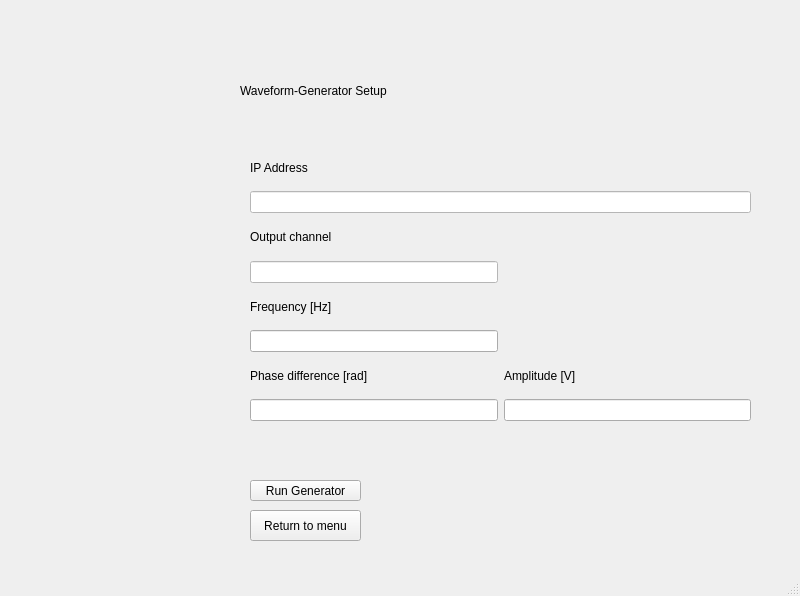
<?xml version="1.0" encoding="UTF-8"?>
<ui version="4.0">
 <class>MainWindow</class>
 <widget class="QMainWindow" name="MainWindow">
  <property name="geometry">
   <rect>
    <x>0</x>
    <y>0</y>
    <width>800</width>
    <height>596</height>
   </rect>
  </property>
  <property name="windowTitle">
   <string>MainWindow</string>
  </property>
  <widget class="QWidget" name="centralwidget">
   <widget class="QLabel" name="label">
    <property name="geometry">
     <rect>
      <x>240</x>
      <y>40</y>
      <width>421</width>
      <height>101</height>
     </rect>
    </property>
    <property name="styleSheet">
     <string notr="true">font: 24pt &quot;MS Shell Dlg 2&quot;;
color: rgb(0, 0, 0);</string>
    </property>
    <property name="text">
     <string>Waveform-Generator Setup</string>
    </property>
   </widget>
   <widget class="QLabel" name="status_label">
    <property name="geometry">
     <rect>
      <x>250</x>
      <y>440</y>
      <width>331</width>
      <height>21</height>
     </rect>
    </property>
    <property name="styleSheet">
     <string notr="true">color: rgb(255, 0, 0);</string>
    </property>
    <property name="text">
     <string/>
    </property>
   </widget>
   <widget class="QPushButton" name="return_button">
    <property name="geometry">
     <rect>
      <x>250</x>
      <y>510</y>
      <width>111</width>
      <height>31</height>
     </rect>
    </property>
    <property name="text">
     <string>Return to menu</string>
    </property>
   </widget>
   <widget class="QPushButton" name="insert_button">
    <property name="geometry">
     <rect>
      <x>250</x>
      <y>480</y>
      <width>111</width>
      <height>21</height>
     </rect>
    </property>
    <property name="styleSheet">
     <string notr="true"/>
    </property>
    <property name="text">
     <string>Run Generator</string>
    </property>
   </widget>
   <widget class="QWidget" name="">
    <property name="geometry">
     <rect>
      <x>250</x>
      <y>150</y>
      <width>501</width>
      <height>271</height>
     </rect>
    </property>
    <layout class="QGridLayout" name="gridLayout">
     <item row="0" column="0">
      <widget class="QLabel" name="label_2">
       <property name="styleSheet">
        <string notr="true">font: 12pt &quot;MS Shell Dlg 2&quot;;</string>
       </property>
       <property name="text">
        <string>IP Address</string>
       </property>
      </widget>
     </item>
     <item row="1" column="0" colspan="2">
      <widget class="QLineEdit" name="ip_ch_line">
       <property name="styleSheet">
        <string notr="true">background-color: rgb(255, 255, 255);</string>
       </property>
       <property name="text">
        <string/>
       </property>
      </widget>
     </item>
     <item row="2" column="0">
      <widget class="QLabel" name="label_4">
       <property name="styleSheet">
        <string notr="true">font: 12pt &quot;MS Shell Dlg 2&quot;;</string>
       </property>
       <property name="text">
        <string>Output channel</string>
       </property>
      </widget>
     </item>
     <item row="3" column="0">
      <widget class="QLineEdit" name="out_ch_line">
       <property name="styleSheet">
        <string notr="true">background-color: rgb(255, 255, 255);</string>
       </property>
       <property name="text">
        <string/>
       </property>
      </widget>
     </item>
     <item row="4" column="0">
      <widget class="QLabel" name="label_5">
       <property name="styleSheet">
        <string notr="true">font: 12pt &quot;MS Shell Dlg 2&quot;;</string>
       </property>
       <property name="text">
        <string>Frequency [Hz]</string>
       </property>
      </widget>
     </item>
     <item row="5" column="0">
      <widget class="QLineEdit" name="dith_freq_line"/>
     </item>
     <item row="6" column="0">
      <widget class="QLabel" name="label_6">
       <property name="styleSheet">
        <string notr="true">font: 12pt &quot;MS Shell Dlg 2&quot;;</string>
       </property>
       <property name="text">
        <string>Phase difference [rad]</string>
       </property>
      </widget>
     </item>
     <item row="6" column="1">
      <widget class="QLabel" name="label_7">
       <property name="styleSheet">
        <string notr="true">font: 12pt &quot;MS Shell Dlg 2&quot;;</string>
       </property>
       <property name="text">
        <string>Amplitude [V]</string>
       </property>
      </widget>
     </item>
     <item row="7" column="0">
      <widget class="QLineEdit" name="phase_diff_line"/>
     </item>
     <item row="7" column="1">
      <widget class="QLineEdit" name="amp_dith_line"/>
     </item>
    </layout>
   </widget>
  </widget>
  <widget class="QMenuBar" name="menubar">
   <property name="geometry">
    <rect>
     <x>0</x>
     <y>0</y>
     <width>800</width>
     <height>21</height>
    </rect>
   </property>
  </widget>
  <widget class="QStatusBar" name="statusbar"/>
 </widget>
 <resources/>
 <connections/>
</ui>
